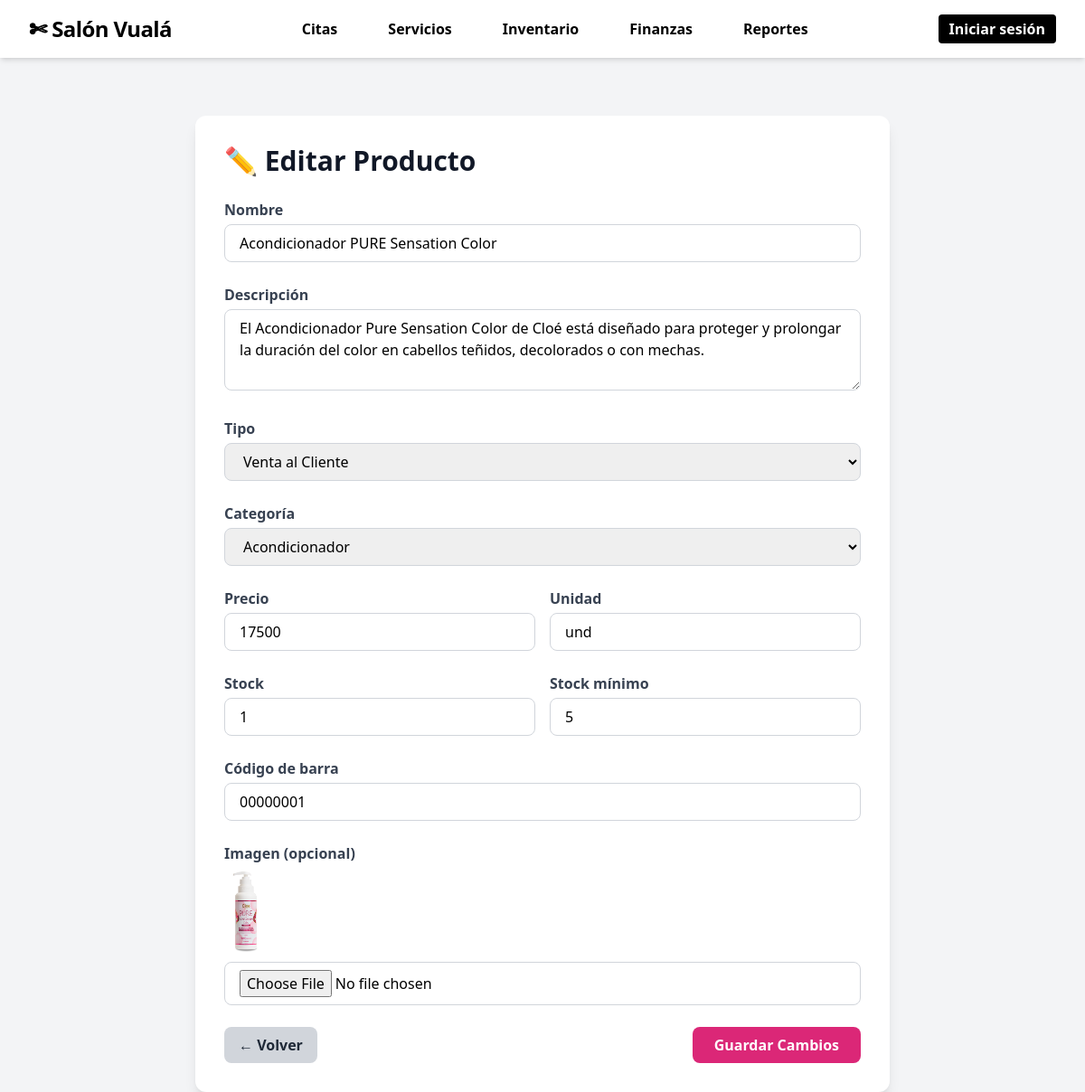
Page /inventario/editar/2/ on the earlier database version.
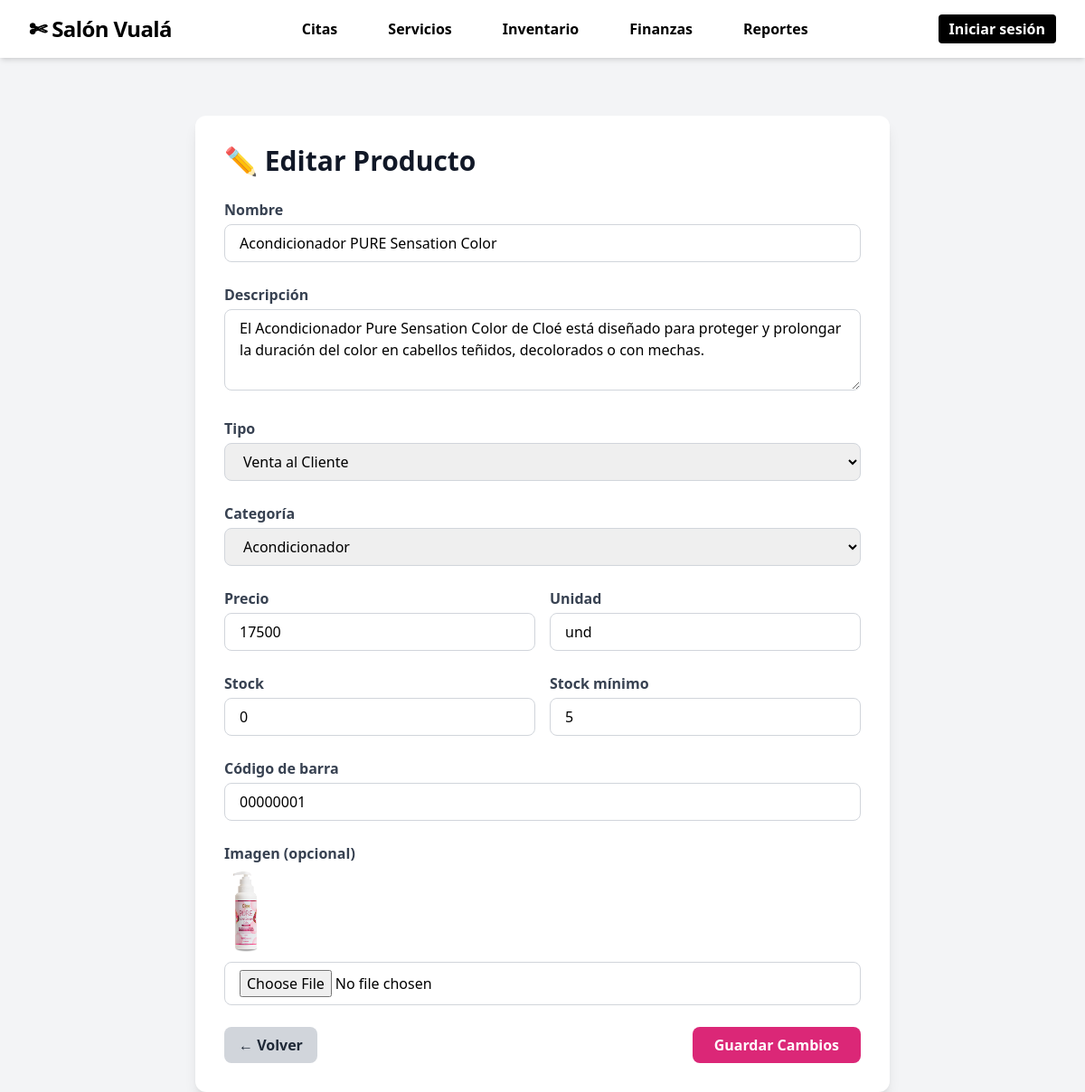
Same page on the later database version.
### inventario/models.py (models this page shows, shortened)
class Producto(models.Model):
    TIPO_CHOICES = [
        ("venta", "Venta al Cliente"),
        ("insumo", "Consumo Interno"),
    ]
    CATEGORIA_CHOICES = [
        ("shampoo", "Shampoo"),
        ("acondicionador", "Acondicionador"),
        ("mascarilla", "Mascarilla / Máscara"),
        ("aceite", "Aceite / Aceite"),
        ("otros", "Otros"),
    ]
    nombre = models.CharField(max_length=100)
    descripcion = models.TextField(blank=True)
    tipo = models.CharField(max_length=10, choices=TIPO_CHOICES, default="venta")
    categoria = models.CharField(
        max_length=20,
        choices=CATEGORIA_CHOICES,
        default="otros"
    )
    precio = models.PositiveIntegerField(default=0)
    stock = models.PositiveIntegerField(default=0)
    stock_minimo = models.PositiveIntegerField(default=5)
    codigo_barra = models.CharField(max_length=50, unique=True)
    unidad = models.CharField(max_length=20, default="und")
    imagen = models.ImageField(upload_to="productos/", blank=True, null=True)

### inventario/views.py (the view, shortened to what this page needs)
# urls.py: path('editar/<int:id>/', views.editar_producto, name='editar_producto'),
def editar_producto(request, id):
    producto = Producto.objects.get(id=id)
    return render(request, 'inventario/editar_producto.html', {'producto': producto})

### inventario/templates/inventario/editar_producto.html (shortened to what the changed rows need)
{% extends "inicio/base_dashboard.html" %}
{% block content %}
<div class="max-w-3xl mx-auto bg-white shadow-lg rounded-xl p-8 mt-10">
    <h1 class="text-3xl font-bold text-gray-900 mb-6">✏️ Editar Producto</h1>
    <form action="" method="POST" enctype="multipart/form-data" class="space-y-6">
        <div>
            <label class="block font-semibold text-gray-700 mb-1">Nombre</label>
            <input type="text" name="nombre" value="{{ producto.nombre }}" required
                   class="w-full border border-gray-300 rounded-lg px-4 py-2 focus:ring-pink-500 focus:border-pink-500">
        </div>
        <div>
            <label class="block font-semibold text-gray-700 mb-1">Descripción</label>
            <textarea name="descripcion" rows="3"
                      class="w-full border border-gray-300 rounded-lg px-4 py-2 focus:ring-pink-500 focus:border-pink-500">{{ producto.descripcion }}</textarea>
        </div>
        <div>
            <label class="block font-semibold text-gray-700 mb-1">Tipo</label>
            <select name="tipo"
                    class="w-full border border-gray-300 rounded-lg px-4 py-2 focus:ring-pink-500 focus:border-pink-500">
                <option value="venta" {% if producto.tipo == "venta" %}selected{% endif %}>Venta al Cliente</option>
            </select>
        </div>
        <div>
            <label class="block font-semibold text-gray-700 mb-1">Categoría</label>
            <select name="categoria"
                    class="w-full border border-gray-300 rounded-lg px-4 py-2 focus:ring-pink-500 focus:border-pink-500">
                <option value="acondicionador" {% if producto.categoria == "acondicionador" %}selected{% endif %}>Acondicionador</option>
            </select>
        </div>
        <div class="grid grid-cols-2 gap-4">
            <div>
                <label class="block font-semibold text-gray-700 mb-1">Precio</label>
                <input type="number" name="precio" required value="{{ producto.precio }}"
                       class="w-full border border-gray-300 rounded-lg px-4 py-2 focus:ring-pink-500 focus:border-pink-500">
            </div>
            <div>
                <label class="block font-semibold text-gray-700 mb-1">Unidad</label>
                <input type="text" name="unidad" value="{{ producto.unidad }}"
                       class="w-full border border-gray-300 rounded-lg px-4 py-2 focus:ring-pink-500 focus:border-pink-500">
            </div>
        </div>
        <div class="grid grid-cols-2 gap-4">
            <div>
                <label class="block font-semibold text-gray-700 mb-1">Stock</label>
                <input type="number" name="stock" required value="{{ producto.stock }}"
                       class="w-full border border-gray-300 rounded-lg px-4 py-2 focus:ring-pink-500 focus:border-pink-500">
            </div>
            <div>
                <label class="block font-semibold text-gray-700 mb-1">Stock mínimo</label>
                <input type="number" name="stock_minimo" value="{{ producto.stock_minimo }}"
                       class="w-full border border-gray-300 rounded-lg px-4 py-2 focus:ring-pink-500 focus:border-pink-500">
            </div>
        </div>
        <div>
            <label class="block font-semibold text-gray-700 mb-1">Código de barra</label>
            <input type="text" name="codigo_barra" required value="{{ producto.codigo_barra }}"
                   class="w-full border border-gray-300 rounded-lg px-4 py-2 focus:ring-pink-500 focus:border-pink-500">
        </div>
        <div>
            <label class="block font-semibold text-gray-700 mb-1">Imagen (opcional)</label>
            {% if producto.imagen %}
                <img src="{{ producto.imagen.url }}" alt="Imagen actual" class="h-24 mb-2 rounded">
            {% endif %}
            <input type="file" name="imagen" accept="image/*"
                   class="w-full border border-gray-300 rounded-lg px-4 py-2">
        </div>
    </form>
</div>
{% endblock %}

Differences in the rows shown:
changed Producto "Acondicionador PURE Sensation Color": stock "1" → "0"
